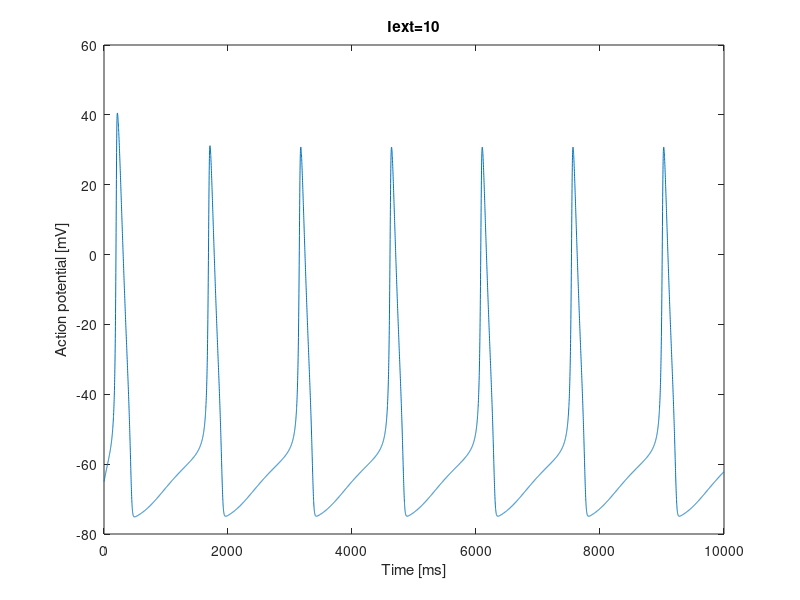

MATLAB code to generate this figure: (Note: this script raises an error after producing the figure.)
%made by jnullj - 2017
%huxley hodgkin nerve cell model
%membrane voltage for diff currents

%timing and stepping
dt = 0.01;		%step size
wtime = 100;		%total time to simulate
steps = wtime/dt;	%number of steps in time
%build empty arrays for data
V = zeros(1,steps);
n = zeros(1,steps);
m = zeros(1,steps);
h = zeros(1,steps);
%intial values
V(1) = 0;
n(1) = 0.3177;
m(1) = 0.0529;
h(1) = 0.5961;
c = 1;
g_K = 36;
g_Na = 120;
g_l = 0.3;
V_K = 12;
V_Na = -115;
V_l = -10.6;
%input 1
%I = zeros(1,steps); case 1
%I = ones(1,steps)*-5; case 2
I = ones(1,steps)*-10; %case 3
%functions
alpha_n = @(V) 0.01*(V+10)/(exp((V+10)/10)-1);
beta_n = @(V) 0.125*exp(V/80);
alpha_m = @(V) 0.1*(V+25)/(exp((V+25)/10)-1);
beta_m = @(V) 4*exp(V/18);
alpha_h = @(V) 0.07*exp(V/20);
beta_h = @(V) 1/(exp((V+30)/10)+1);
% v’=f(t,v)
f_v = (-g_K*(n(1)^4)*(V(1)-V_K)-g_Na*(m(1)^3)*h(1)*(V(1)-V_Na)-g_l*(V(1)-V_l)+I(1))/c;
f_n = alpha_n(V(1))*(1-n(1))-beta_n(V(1))*n(1);
f_m = alpha_m(V(1))*(1-m(1))-beta_m(V(1))*m(1);
f_h = alpha_h(V(1))*(1-h(1))-beta_h(V(1))*h(1);

%using euler method to find all values
for t=2:steps
	V(t) = V(t-1) + dt * f_v;
	n(t) = n(t-1) + dt * f_n;
	m(t) = m(t-1) + dt * f_m;
	h(t) = h(t-1) + dt * f_h;
	f_v = (-g_K*(n(t)^4)*(V(t)-V_K)-g_Na*(m(t)^3)*h(t)*(V(t)-V_Na)-g_l*(V(t)-V_l)+I(t))/c;
	f_n = alpha_n(V(t))*(1-n(t))-beta_n(V(t))*n(t);
	f_m = alpha_m(V(t))*(1-m(t))-beta_m(V(t))*m(t);
	f_h = alpha_h(V(t))*(1-h(t))-beta_h(V(t))*h(t);
end

V1 = -V-65;

%show plots
tval = 1:steps;

plot(tval, V1)
title('Iext=10')
xlabel('Time [ms]')
ylabel('Action potential [mV]')
ax = gca;
ax.XTick = 1:wtime:steps;
ax.XTickLabel = 0:wtime;
